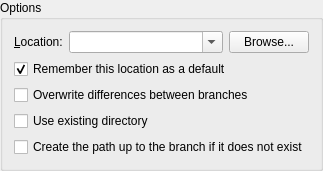
<ui version="4.0" >
 <class>PushForm</class>
 <widget class="QGroupBox" name="PushForm" >
  <property name="geometry" >
   <rect>
    <x>0</x>
    <y>0</y>
    <width>294</width>
    <height>153</height>
   </rect>
  </property>
  <property name="title" >
   <string>Options</string>
  </property>
  <layout class="QGridLayout" name="gridLayout" >
   <item row="0" column="0" >
    <widget class="QLabel" name="label_2" >
     <property name="text" >
      <string>&amp;Location:</string>
     </property>
     <property name="buddy" >
      <cstring>location</cstring>
     </property>
    </widget>
   </item>
   <item row="0" column="1" >
    <widget class="QComboBox" name="location" >
     <property name="sizePolicy" >
      <sizepolicy vsizetype="Fixed" hsizetype="Expanding" >
       <horstretch>0</horstretch>
       <verstretch>0</verstretch>
      </sizepolicy>
     </property>
     <property name="editable" >
      <bool>true</bool>
     </property>
     <property name="sizeAdjustPolicy" >
      <enum>QComboBox::AdjustToMinimumContentsLength</enum>
     </property>
    </widget>
   </item>
   <item row="0" column="2" >
    <widget class="QPushButton" name="location_picker" >
     <property name="text" >
      <string>Browse...</string>
     </property>
    </widget>
   </item>
   <item row="1" column="0" colspan="3" >
    <widget class="QCheckBox" name="remember" >
     <property name="text" >
      <string>Remember this location as a default</string>
     </property>
     <property name="checked" >
      <bool>true</bool>
     </property>
    </widget>
   </item>
   <item row="2" column="0" colspan="3" >
    <widget class="QCheckBox" name="overwrite" >
     <property name="text" >
      <string>Overwrite differences between branches</string>
     </property>
    </widget>
   </item>
   <item row="3" column="0" colspan="3" >
    <widget class="QCheckBox" name="use_existing_dir" >
     <property name="text" >
      <string>Use existing directory</string>
     </property>
    </widget>
   </item>
   <item row="4" column="0" colspan="3" >
    <widget class="QCheckBox" name="create_prefix" >
     <property name="text" >
      <string>Create the path up to the branch if it does not exist</string>
     </property>
    </widget>
   </item>
  </layout>
 </widget>
 <resources/>
 <connections/>
</ui>
